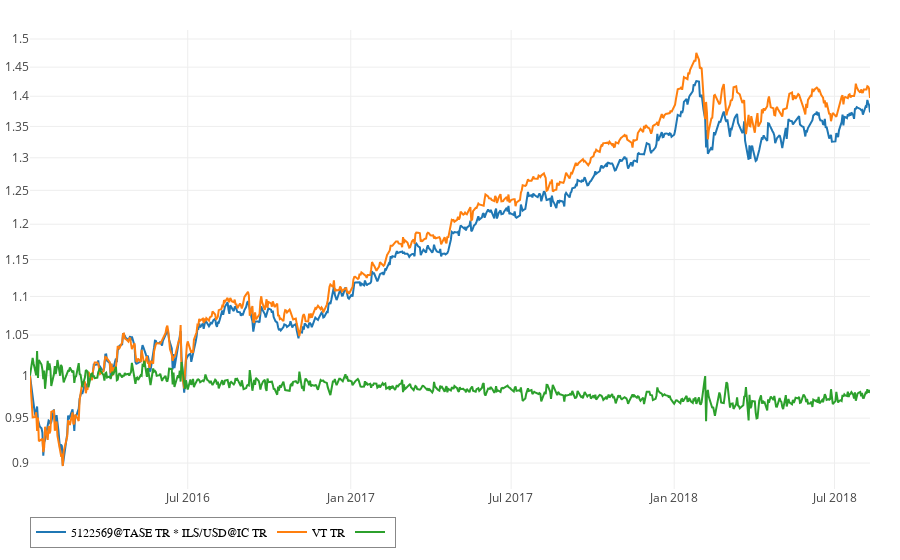

Source (notebook cell):
### Code cell
migdal = convertSeries('5122569@TASE', 'ILS', 'USD')
show(migdal, VT, migdal / VT)

### Figure 1 — Plotly figure (JSON) as saved in the notebook; plotly's stock layout.template omitted (floating-point values rounded to 4 significant figures; data arrays with more than 128 entries replaced by an {"elided": "..."} marker saying what was removed)
{"data": [{"connectgaps": false, "mode": "lines", "name": "5122569@TASE TR * ILS/USD@IC TR", "text": "5122569@TASE TR * ILS/USD@IC TR", "textposition": "middle right", "type": "scatter", "uid": "fa4912da-c920-11e8-ab2d-186590ddd25f", "x": {"elided": "949 str values"}, "y": {"elided": "949 float values"}}, {"connectgaps": false, "mode": "lines", "name": "VT TR", "text": "VT TR", "textposition": "middle right", "type": "scatter", "uid": "fa49142e-c920-11e8-8703-186590ddd25f", "x": {"elided": "949 str values"}, "y": {"elided": "949 float values"}}, {"connectgaps": false, "mode": "lines", "name": "", "text": "", "textposition": "middle right", "type": "scatter", "uid": "fa4914c6-c920-11e8-9dd2-186590ddd25f", "x": {"elided": "949 str values"}, "y": {"elided": "949 float values"}}], "layout": {"hovermode": "closest", "legend": {"bgcolor": "rgb(255,255,255,50)", "bordercolor": "#888888", "borderwidth": 1, "font": {"color": "#000", "family": "sans-serif", "size": 12}, "orientation": "h", "traceorder": "normal", "x": 0, "y": -0.06, "yanchor": "top"}, "margin": {"b": 30, "l": 30, "pad": 0, "r": 30, "t": 30}, "showlegend": true, "xaxis": {"rangemode": "normal"}, "yaxis": {"autorange": true, "rangemode": "normal", "type": "log"}}}
